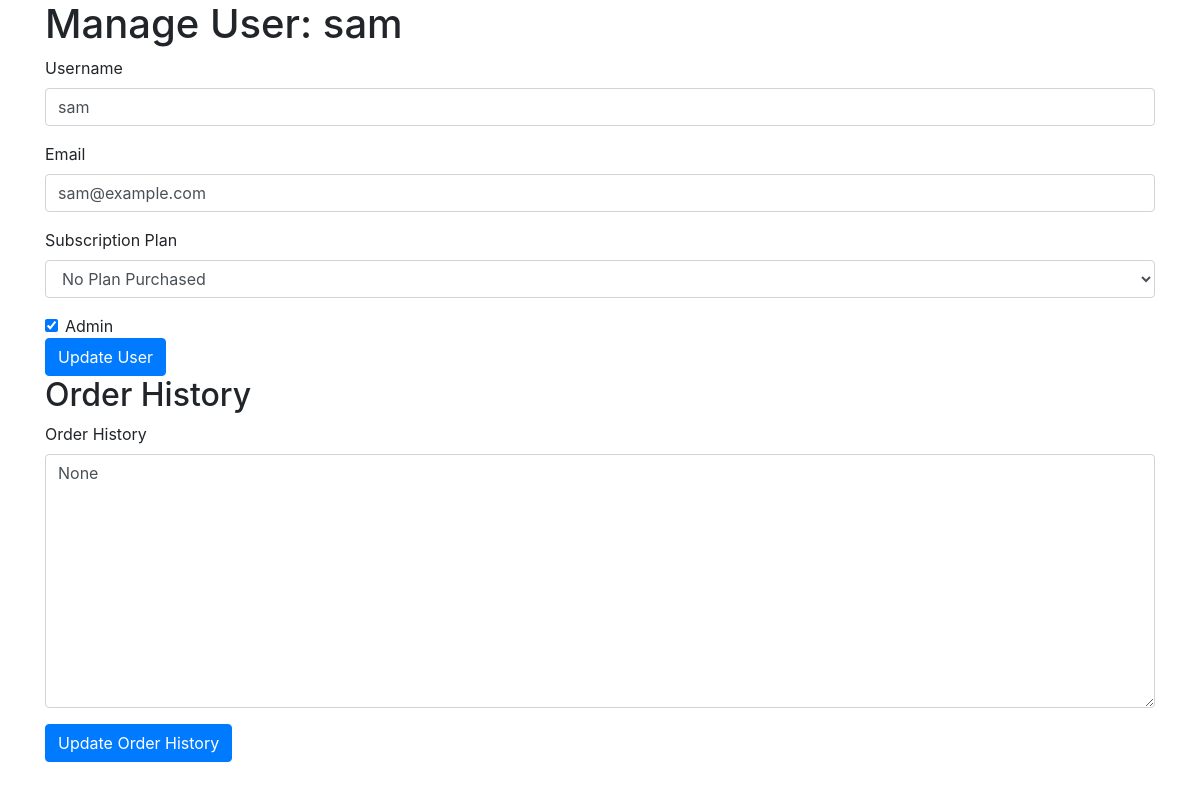
/admin/manage_user/1 (signed in), run on an earlier commit of the app's database.
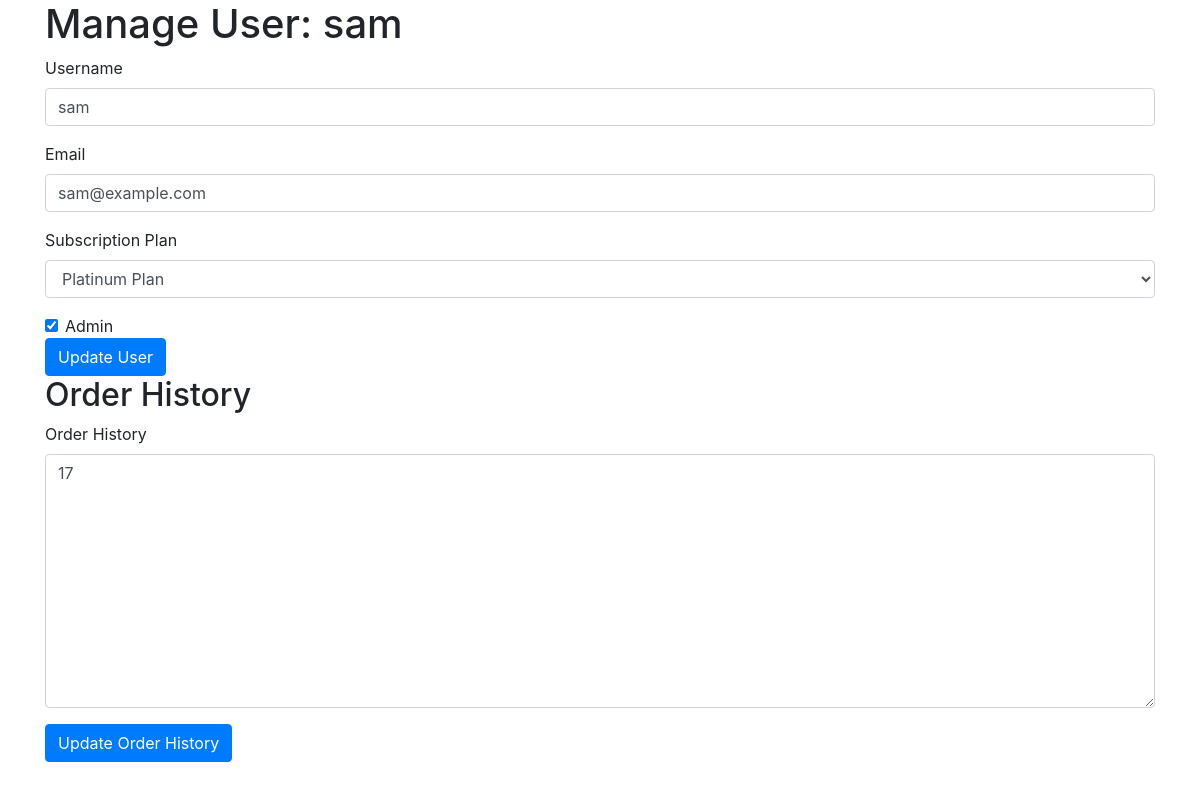
And on a later commit of the database.
### app.py (models this page shows, shortened)
class User(db.Model):
    id = db.Column(db.Integer, primary_key=True)
    username = db.Column(db.String(80), unique=True, nullable=False)
    password = db.Column(db.String(200), nullable=False)
    email = db.Column(db.String(120), unique=True, nullable=False)
    is_admin = db.Column(db.Boolean, default=False)
    alert_message = db.Column(db.String(200), nullable=True)
    subscription_plan = db.Column(db.String(200), nullable=True)
    order_history = db.Column(db.Text, nullable=True)
    one_time_token = db.Column(db.String(200), nullable=True)

### app.py (the view, shortened to what this page needs)
@app.route('/admin/manage_user/<int:user_id>', methods=['GET', 'POST'])
def manage_user(user_id):
    if 'username' not in session or not User.query.filter_by(username=session['username'], is_admin=True).first():
        return redirect('/login')
    user = User.query.get(user_id)
    return render_template('manage_user.html', user=user)

### templates/manage_user.html (shortened to what this page needs)
<!DOCTYPE html>
<html lang="en">
<head>
    <link rel="stylesheet" href="https://maxcdn.bootstrapcdn.com/bootstrap/4.0.0/css/bootstrap.min.css">
</head>
<body>
    <div class="container">
        <h1>Manage User: {{ user.username }}</h1>
        <form action="/admin/manage_user/{{ user.id }}" method="post">
            <div class="form-group">
                <label for="username">Username</label>
                <input type="text" class="form-control" id="username" name="username" value="{{ user.username }}" required>
            </div>
            <div class="form-group">
                <label for="email">Email</label>
                <input type="email" class="form-control" id="email" name="email" value="{{ user.email }}" required>
            </div>
            <div class="form-group">
                <label for="subscription_plan">Subscription Plan</label>
                <select name="subscription_plan" class="form-control" required>
                    <option value="No Plan Purchased" {% if user.subscription_plan == 'No Plan Purchased' %}selected{% endif %}>No Plan Purchased</option>
                    <option value="Platinum Plan" {% if user.subscription_plan == 'Platinum Plan' %}selected{% endif %}>Platinum Plan</option>
                </select>
            </div>
            <div class="form-check">
                <input type="checkbox" class="form-check-input" id="is_admin" name="is_admin" {% if user.is_admin %}checked{% endif %}>
                <label class="form-check-label" for="is_admin">Admin</label>
            </div>
            <button type="submit" class="btn btn-primary">Update User</button>
        </form>
        <h2>Order History</h2>
        <form action="/admin/manage_user/{{ user.id }}" method="post">
            <div class="form-group">
                <label for="order_history">Order History</label>
                <textarea class="form-control" id="order_history" name="order_history" rows="10">{{ user.order_history }}</textarea>
            </div>
            <button type="submit" class="btn btn-primary">Update Order History</button>
        </form>
    </div>
</body>
</html>

What changed in the data, as far as the page shows it:
changed User "sam": subscription_plan (not shown) → "Platinum Plan"; order_history "None" → "17"
Also different on the page:
form field subscription_plan: "No Plan Purchased" → (not shown)
